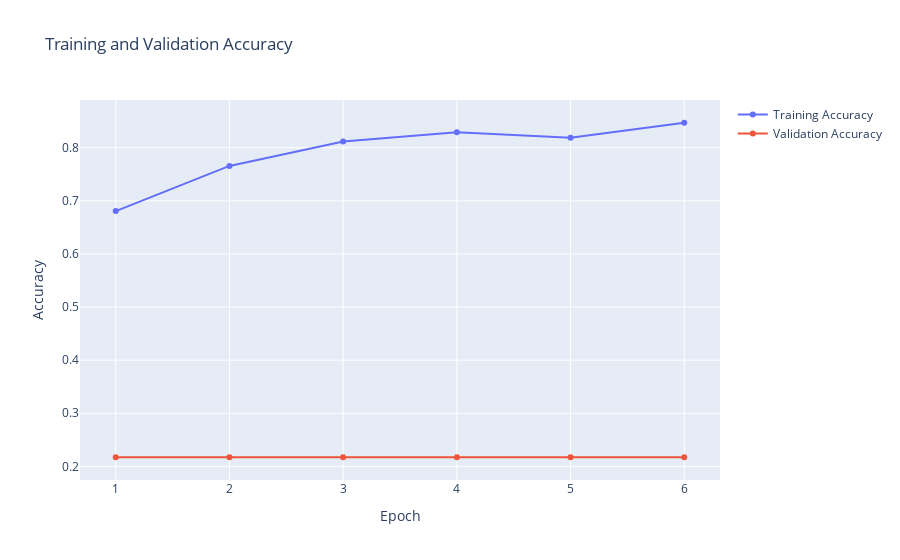
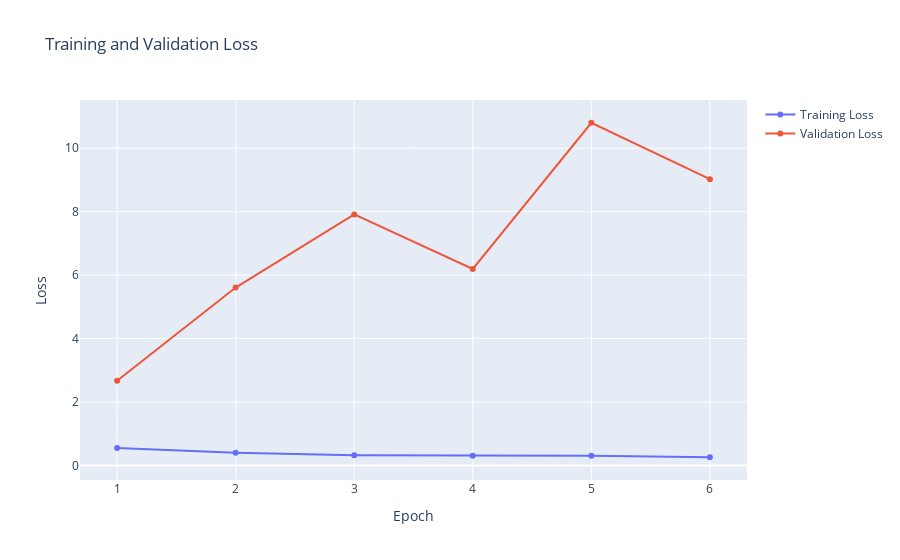

Here is the notebook cell these charts were saved with, in order:
### Markdown cell above
##### Training & validation Acuracy loss

### Code cell
def history_plot(epochs, history):
    fig1 = make_subplots()
    fig1.add_trace(go.Scatter(x = np.arange(1,epochs+1), y = history.history["accuracy"], name = "Training Accuracy"))
    fig1.add_trace(go.Scatter(x = np.arange(1,epochs+1), y = history.history["val_accuracy"], name = "Validation Accuracy"))
    fig1.update_layout(title = "Training and Validation Accuracy", xaxis_title = "Epoch", yaxis_title = "Accuracy")
    fig1.show()

    fig2 = make_subplots()
    fig2.add_trace(go.Scatter(x = np.arange(1,epochs+1), y = history.history["loss"], name = "Training Loss"))
    fig2.add_trace(go.Scatter(x = np.arange(1,epochs+1), y = history.history["val_loss"], name = "Validation Loss"))
    fig2.update_layout(title = "Training and Validation Loss", xaxis_title = "Epoch", yaxis_title = "Loss")
    fig2.show()

history_plot(epochs, history)

### Figure 1 — Plotly figure (JSON) as saved in the notebook; plotly's stock layout.template omitted (floating-point values rounded to 4 significant figures)
{"data": [{"name": "Training Accuracy", "type": "scatter", "x": [1, 2, 3, 4, 5, 6, 7, 8, 9, 10, 11, 12, 13, 14, 15, 16, 17, 18, 19, 20, 21, 22, 23, 24, 25, 26, 27, 28, 29, 30, 31, 32, 33, 34, 35, 36, 37, 38, 39, 40, 41, 42, 43, 44, 45, 46, 47, 48, 49, 50, 51, 52, 53, 54, 55, 56, 57, 58, 59, 60], "y": [0.6807, 0.7657, 0.8115, 0.8293, 0.8189, 0.847]}, {"name": "Validation Accuracy", "type": "scatter", "x": [1, 2, 3, 4, 5, 6, 7, 8, 9, 10, 11, 12, 13, 14, 15, 16, 17, 18, 19, 20, 21, 22, 23, 24, 25, 26, 27, 28, 29, 30, 31, 32, 33, 34, 35, 36, 37, 38, 39, 40, 41, 42, 43, 44, 45, 46, 47, 48, 49, 50, 51, 52, 53, 54, 55, 56, 57, 58, 59, 60], "y": [0.2172, 0.2172, 0.2172, 0.2172, 0.2172, 0.2172]}], "layout": {"autosize": true, "title": {"text": "Training and Validation Accuracy"}, "xaxis": {"anchor": "y", "autorange": true, "domain": [0, 1], "range": [0.668, 6.332], "title": {"text": "Epoch"}, "type": "linear"}, "yaxis": {"anchor": "x", "autorange": true, "domain": [0, 1], "range": [0.1653, 0.899], "title": {"text": "Accuracy"}, "type": "linear"}}}

### Figure 2 — Plotly figure (JSON) as saved in the notebook; plotly's stock layout.template omitted (floating-point values rounded to 4 significant figures)
{"data": [{"name": "Training Loss", "type": "scatter", "x": [1, 2, 3, 4, 5, 6, 7, 8, 9, 10, 11, 12, 13, 14, 15, 16, 17, 18, 19, 20, 21, 22, 23, 24, 25, 26, 27, 28, 29, 30, 31, 32, 33, 34, 35, 36, 37, 38, 39, 40, 41, 42, 43, 44, 45, 46, 47, 48, 49, 50, 51, 52, 53, 54, 55, 56, 57, 58, 59, 60], "y": [0.5506, 0.3983, 0.317, 0.3044, 0.308, 0.257]}, {"name": "Validation Loss", "type": "scatter", "x": [1, 2, 3, 4, 5, 6, 7, 8, 9, 10, 11, 12, 13, 14, 15, 16, 17, 18, 19, 20, 21, 22, 23, 24, 25, 26, 27, 28, 29, 30, 31, 32, 33, 34, 35, 36, 37, 38, 39, 40, 41, 42, 43, 44, 45, 46, 47, 48, 49, 50, 51, 52, 53, 54, 55, 56, 57, 58, 59, 60], "y": [2.668, 5.607, 7.912, 6.194, 10.8, 9.025]}], "layout": {"autosize": true, "title": {"text": "Training and Validation Loss"}, "xaxis": {"anchor": "y", "autorange": true, "domain": [0, 1], "range": [0.6712, 6.329], "title": {"text": "Epoch"}, "type": "linear"}, "yaxis": {"anchor": "x", "autorange": true, "domain": [0, 1], "range": [-0.6134, 11.67], "title": {"text": "Loss"}, "type": "linear"}}}
